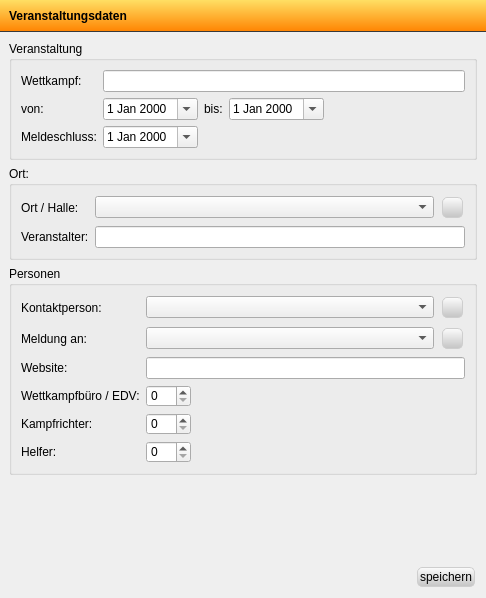
<?xml version="1.0" encoding="UTF-8"?>
<ui version="4.0">
 <class>Event_Dialog_Ui</class>
 <widget class="QDialog" name="Event_Dialog_Ui">
  <property name="geometry">
   <rect>
    <x>0</x>
    <y>0</y>
    <width>486</width>
    <height>598</height>
   </rect>
  </property>
  <property name="sizePolicy">
   <sizepolicy hsizetype="Preferred" vsizetype="Preferred">
    <horstretch>0</horstretch>
    <verstretch>0</verstretch>
   </sizepolicy>
  </property>
  <property name="windowTitle">
   <string>Turnfix - Veranstaltungsdaten</string>
  </property>
  <property name="windowIcon">
   <iconset resource="../../../../resources/TurnFix.qrc">
    <normaloff>:/appicons/icon.png</normaloff>:/appicons/icon.png</iconset>
  </property>
  <property name="styleSheet">
   <string notr="true">QToolBar {
        border: 0;
        font-weight: bold;
        border-right:1px solid rgba(57, 57, 57, 255);
        spacing:0;
}
QToolBar:left {
        width:90px;
        background-color: qlineargradient(spread:pad, x1:0, y1:0, x2:1, y2:0, stop:0 rgba(57, 57, 57, 255), stop:1 rgba(130, 130, 130, 255));
}

QToolButton {
        width:110px;
        border:0;
        padding:1px;
        border-right:1px solid rgba(57, 57, 57, 255);
        border-top:1px solid qlineargradient(spread:pad, x1:0, y1:0, x2:1, y2:0, stop:0 rgba(57, 57, 57, 255), stop:1 rgba(130, 130, 130, 255));
        border-bottom:1px solid qlineargradient(spread:pad, x1:0, y1:0, x2:1, y2:0, stop:0 rgba(57, 57, 57, 255), stop:1 rgba(130, 130, 130, 255));
        color:white;
        font-weight:bold;
        font-size:10px;
}

QToolButton:checked, QToolButton:selected {
    color:#000000;
    background-color: qlineargradient(spread:pad, x1:0, y1:0, x2:1, y2:0, stop:0 rgba(196, 196, 196, 255), stop:1 rgba(252, 252, 252, 255));
        border-top:1px solid rgba(57, 57, 57, 255);
        border-bottom:1px solid rgba(57, 57, 57, 255);
}

QToolButton:disabled {
	color:#cccccc;
}

QWidget#sidebar {
        background-color: qlineargradient(spread:pad, x1:0, y1:0, x2:1, y2:0, stop:0 rgba(57, 57, 57, 255), stop:1 rgba(130, 130, 130, 255));
        border-right:1px solid rgba(57, 57, 57, 255);
}

QWidget#headerWidget {
        background-color: qlineargradient(spread:pad, x1:0, y1:1, x2:0, y2:0, stop:0 rgba(255, 131, 0, 255), stop:1 rgba(255, 223, 100, 255));
                border-bottom:1px solid rgba(57, 57, 57, 255);
}

QWidget#toolBar {
        background-color: qlineargradient(spread:pad, x1:0, y1:1, x2:0, y2:0, stop:0 rgba(57, 57, 57, 255), stop:1 rgba(180, 180, 180, 255));
}

QPushButton {
        background-color: qlineargradient(spread:pad, x1:0, y1:1, x2:0, y2:0, stop:0 rgba(196, 196, 196, 255), stop:1 rgba(252, 252, 252, 255));
        border:1px solid rgb(206, 206, 206);
        border-radius:5px;
        padding:2px;
		margin:2px;
}

QPushButton:pressed, QPushButton:hover {
        border: 1px solid rgb(255, 170, 0);
        background-color: qlineargradient(spread:pad, x1:0, y1:1, x2:0, y2:0, stop:0 rgba(255, 131, 0, 255), stop:1 rgba(255, 223, 100, 255));
}</string>
  </property>
  <layout class="QGridLayout" name="gridLayout">
   <property name="margin">
    <number>0</number>
   </property>
   <property name="spacing">
    <number>0</number>
   </property>
   <item row="0" column="0" colspan="2">
    <widget class="QWidget" name="headerWidget" native="true">
     <layout class="QHBoxLayout" name="horizontalLayout">
      <item>
       <widget class="QLabel" name="label_15">
        <property name="font">
         <font>
          <weight>75</weight>
          <bold>true</bold>
         </font>
        </property>
        <property name="text">
         <string>Veranstaltungsdaten</string>
        </property>
       </widget>
      </item>
     </layout>
    </widget>
   </item>
   <item row="1" column="0" rowspan="2">
    <widget class="QWidget" name="sidebar" native="true">
     <layout class="QHBoxLayout" name="horizontalLayout_2">
      <property name="margin">
       <number>0</number>
      </property>
     </layout>
    </widget>
   </item>
   <item row="1" column="1">
    <widget class="QStackedWidget" name="stackedWidget">
     <property name="currentIndex">
      <number>0</number>
     </property>
     <widget class="QWidget" name="page_7">
      <layout class="QGridLayout" name="gridLayout_6">
       <item row="0" column="0">
        <widget class="QGroupBox" name="groupBox">
         <property name="sizePolicy">
          <sizepolicy hsizetype="Preferred" vsizetype="Fixed">
           <horstretch>0</horstretch>
           <verstretch>0</verstretch>
          </sizepolicy>
         </property>
         <property name="title">
          <string>Veranstaltung</string>
         </property>
         <layout class="QGridLayout" name="gridLayout_3">
          <item row="0" column="0">
           <widget class="QLabel" name="label">
            <property name="text">
             <string>Wettkampf:</string>
            </property>
           </widget>
          </item>
          <item row="1" column="0">
           <widget class="QLabel" name="label_2">
            <property name="text">
             <string>von:</string>
            </property>
           </widget>
          </item>
          <item row="2" column="0">
           <widget class="QLabel" name="label_4">
            <property name="text">
             <string>Meldeschluss:</string>
            </property>
           </widget>
          </item>
          <item row="0" column="1" colspan="4">
           <widget class="QLineEdit" name="txt_event"/>
          </item>
          <item row="1" column="1">
           <widget class="QDateEdit" name="dae_from">
            <property name="calendarPopup">
             <bool>true</bool>
            </property>
           </widget>
          </item>
          <item row="2" column="1">
           <widget class="QDateEdit" name="dae_ms">
            <property name="calendarPopup">
             <bool>true</bool>
            </property>
           </widget>
          </item>
          <item row="1" column="2">
           <widget class="QLabel" name="label_3">
            <property name="text">
             <string>bis:</string>
            </property>
           </widget>
          </item>
          <item row="1" column="3">
           <widget class="QDateEdit" name="dae_to">
            <property name="calendarPopup">
             <bool>true</bool>
            </property>
           </widget>
          </item>
          <item row="1" column="4">
           <spacer name="horizontalSpacer">
            <property name="orientation">
             <enum>Qt::Horizontal</enum>
            </property>
            <property name="sizeHint" stdset="0">
             <size>
              <width>40</width>
              <height>20</height>
             </size>
            </property>
           </spacer>
          </item>
         </layout>
        </widget>
       </item>
       <item row="1" column="0">
        <widget class="QGroupBox" name="groupBox_2">
         <property name="sizePolicy">
          <sizepolicy hsizetype="Preferred" vsizetype="Fixed">
           <horstretch>0</horstretch>
           <verstretch>0</verstretch>
          </sizepolicy>
         </property>
         <property name="title">
          <string>Ort:</string>
         </property>
         <layout class="QGridLayout" name="gridLayout_4">
          <item row="0" column="0">
           <widget class="QLabel" name="label_6">
            <property name="text">
             <string>Ort / Halle:</string>
            </property>
           </widget>
          </item>
          <item row="1" column="0">
           <widget class="QLabel" name="label_9">
            <property name="text">
             <string>Veranstalter:</string>
            </property>
           </widget>
          </item>
          <item row="1" column="1" colspan="2">
           <widget class="QLineEdit" name="txt_orga"/>
          </item>
          <item row="0" column="2">
           <widget class="QPushButton" name="but_addort">
            <property name="sizePolicy">
             <sizepolicy hsizetype="Fixed" vsizetype="Fixed">
              <horstretch>0</horstretch>
              <verstretch>0</verstretch>
             </sizepolicy>
            </property>
            <property name="minimumSize">
             <size>
              <width>25</width>
              <height>25</height>
             </size>
            </property>
            <property name="maximumSize">
             <size>
              <width>25</width>
              <height>25</height>
             </size>
            </property>
            <property name="text">
             <string/>
            </property>
            <property name="icon">
             <iconset resource="../../../../resources/TurnFix.qrc">
              <normaloff>:/appicons/plus.png</normaloff>:/appicons/plus.png</iconset>
            </property>
            <property name="iconSize">
             <size>
              <width>15</width>
              <height>15</height>
             </size>
            </property>
           </widget>
          </item>
          <item row="0" column="1">
           <widget class="QComboBox" name="cmb_locations">
            <property name="sizePolicy">
             <sizepolicy hsizetype="Expanding" vsizetype="Fixed">
              <horstretch>0</horstretch>
              <verstretch>0</verstretch>
             </sizepolicy>
            </property>
           </widget>
          </item>
         </layout>
        </widget>
       </item>
       <item row="2" column="0">
        <widget class="QGroupBox" name="groupBox_3">
         <property name="sizePolicy">
          <sizepolicy hsizetype="Preferred" vsizetype="Fixed">
           <horstretch>0</horstretch>
           <verstretch>0</verstretch>
          </sizepolicy>
         </property>
         <property name="title">
          <string>Personen</string>
         </property>
         <layout class="QGridLayout" name="gridLayout_5">
          <item row="3" column="0">
           <widget class="QLabel" name="label_11">
            <property name="text">
             <string>Wettkampfbüro / EDV:</string>
            </property>
           </widget>
          </item>
          <item row="4" column="0">
           <widget class="QLabel" name="label_12">
            <property name="sizePolicy">
             <sizepolicy hsizetype="Fixed" vsizetype="Preferred">
              <horstretch>0</horstretch>
              <verstretch>0</verstretch>
             </sizepolicy>
            </property>
            <property name="text">
             <string>Kampfrichter:</string>
            </property>
           </widget>
          </item>
          <item row="5" column="0">
           <widget class="QLabel" name="label_13">
            <property name="text">
             <string>Helfer:</string>
            </property>
           </widget>
          </item>
          <item row="3" column="1">
           <widget class="QSpinBox" name="sbx_edv">
            <property name="sizePolicy">
             <sizepolicy hsizetype="Fixed" vsizetype="Fixed">
              <horstretch>0</horstretch>
              <verstretch>0</verstretch>
             </sizepolicy>
            </property>
            <property name="minimumSize">
             <size>
              <width>45</width>
              <height>0</height>
             </size>
            </property>
            <property name="maximumSize">
             <size>
              <width>45</width>
              <height>16777215</height>
             </size>
            </property>
           </widget>
          </item>
          <item row="4" column="1">
           <widget class="QSpinBox" name="sbx_ref">
            <property name="sizePolicy">
             <sizepolicy hsizetype="Fixed" vsizetype="Fixed">
              <horstretch>0</horstretch>
              <verstretch>0</verstretch>
             </sizepolicy>
            </property>
            <property name="minimumSize">
             <size>
              <width>45</width>
              <height>0</height>
             </size>
            </property>
            <property name="maximumSize">
             <size>
              <width>45</width>
              <height>16777215</height>
             </size>
            </property>
           </widget>
          </item>
          <item row="5" column="1">
           <widget class="QSpinBox" name="sbx_volu">
            <property name="sizePolicy">
             <sizepolicy hsizetype="Fixed" vsizetype="Fixed">
              <horstretch>0</horstretch>
              <verstretch>0</verstretch>
             </sizepolicy>
            </property>
            <property name="minimumSize">
             <size>
              <width>45</width>
              <height>0</height>
             </size>
            </property>
            <property name="maximumSize">
             <size>
              <width>45</width>
              <height>16777215</height>
             </size>
            </property>
           </widget>
          </item>
          <item row="3" column="2" colspan="2">
           <spacer name="horizontalSpacer_2">
            <property name="orientation">
             <enum>Qt::Horizontal</enum>
            </property>
            <property name="sizeHint" stdset="0">
             <size>
              <width>40</width>
              <height>20</height>
             </size>
            </property>
           </spacer>
          </item>
          <item row="0" column="0">
           <widget class="QLabel" name="label_5">
            <property name="sizePolicy">
             <sizepolicy hsizetype="Fixed" vsizetype="Preferred">
              <horstretch>0</horstretch>
              <verstretch>0</verstretch>
             </sizepolicy>
            </property>
            <property name="text">
             <string>Kontaktperson:</string>
            </property>
           </widget>
          </item>
          <item row="1" column="0">
           <widget class="QLabel" name="label_7">
            <property name="text">
             <string>Meldung an:</string>
            </property>
           </widget>
          </item>
          <item row="0" column="1" colspan="2">
           <widget class="QComboBox" name="cmb_persons1"/>
          </item>
          <item row="1" column="1" colspan="2">
           <widget class="QComboBox" name="cmb_persons2"/>
          </item>
          <item row="0" column="3">
           <widget class="QPushButton" name="but_addp">
            <property name="sizePolicy">
             <sizepolicy hsizetype="Fixed" vsizetype="Fixed">
              <horstretch>0</horstretch>
              <verstretch>0</verstretch>
             </sizepolicy>
            </property>
            <property name="minimumSize">
             <size>
              <width>25</width>
              <height>25</height>
             </size>
            </property>
            <property name="maximumSize">
             <size>
              <width>25</width>
              <height>25</height>
             </size>
            </property>
            <property name="text">
             <string/>
            </property>
            <property name="icon">
             <iconset resource="../../../../resources/TurnFix.qrc">
              <normaloff>:/appicons/plus.png</normaloff>:/appicons/plus.png</iconset>
            </property>
            <property name="iconSize">
             <size>
              <width>15</width>
              <height>15</height>
             </size>
            </property>
           </widget>
          </item>
          <item row="1" column="3">
           <widget class="QPushButton" name="but_addp2">
            <property name="sizePolicy">
             <sizepolicy hsizetype="Fixed" vsizetype="Fixed">
              <horstretch>0</horstretch>
              <verstretch>0</verstretch>
             </sizepolicy>
            </property>
            <property name="minimumSize">
             <size>
              <width>25</width>
              <height>25</height>
             </size>
            </property>
            <property name="maximumSize">
             <size>
              <width>25</width>
              <height>25</height>
             </size>
            </property>
            <property name="text">
             <string/>
            </property>
            <property name="icon">
             <iconset resource="../../../../resources/TurnFix.qrc">
              <normaloff>:/appicons/plus.png</normaloff>:/appicons/plus.png</iconset>
            </property>
            <property name="iconSize">
             <size>
              <width>15</width>
              <height>15</height>
             </size>
            </property>
           </widget>
          </item>
          <item row="2" column="0">
           <widget class="QLabel" name="label_8">
            <property name="sizePolicy">
             <sizepolicy hsizetype="Fixed" vsizetype="Preferred">
              <horstretch>0</horstretch>
              <verstretch>0</verstretch>
             </sizepolicy>
            </property>
            <property name="text">
             <string>Website:</string>
            </property>
           </widget>
          </item>
          <item row="2" column="1" colspan="3">
           <widget class="QLineEdit" name="txt_web"/>
          </item>
         </layout>
        </widget>
       </item>
       <item row="3" column="0">
        <spacer name="verticalSpacer_3">
         <property name="orientation">
          <enum>Qt::Vertical</enum>
         </property>
         <property name="sizeHint" stdset="0">
          <size>
           <width>20</width>
           <height>30</height>
          </size>
         </property>
        </spacer>
       </item>
      </layout>
     </widget>
     <widget class="QWidget" name="page_8">
      <layout class="QGridLayout" name="gridLayout_7">
       <item row="0" column="0">
        <widget class="QToolBox" name="txt_refs">
         <property name="sizePolicy">
          <sizepolicy hsizetype="Preferred" vsizetype="Expanding">
           <horstretch>0</horstretch>
           <verstretch>0</verstretch>
          </sizepolicy>
         </property>
         <property name="currentIndex">
          <number>0</number>
         </property>
         <widget class="QWidget" name="page">
          <property name="geometry">
           <rect>
            <x>0</x>
            <y>0</y>
            <width>462</width>
            <height>294</height>
           </rect>
          </property>
          <attribute name="label">
           <string>Meldung / Meldegeld</string>
          </attribute>
          <layout class="QGridLayout" name="gridLayout_14">
           <property name="leftMargin">
            <number>0</number>
           </property>
           <property name="topMargin">
            <number>5</number>
           </property>
           <property name="rightMargin">
            <number>0</number>
           </property>
           <property name="bottomMargin">
            <number>5</number>
           </property>
           <item row="0" column="0">
            <widget class="QLabel" name="label_27">
             <property name="text">
              <string>Meldegeld</string>
             </property>
            </widget>
           </item>
           <item row="2" column="0" colspan="3">
            <widget class="QCheckBox" name="chk_nostart">
             <property name="text">
              <string>Meldegeld auch bei Nichtantritt fällig</string>
             </property>
            </widget>
           </item>
           <item row="3" column="0" colspan="3">
            <widget class="QCheckBox" name="chk_rereg">
             <property name="text">
              <string>Ummeldungen sind nach Meldeschluss möglich</string>
             </property>
            </widget>
           </item>
           <item row="4" column="0" colspan="3">
            <widget class="QCheckBox" name="chk_postreg">
             <property name="text">
              <string>Nachmeldungen sind möglich</string>
             </property>
            </widget>
           </item>
           <item row="5" column="0">
            <widget class="QLabel" name="label_28">
             <property name="text">
              <string>zusätzliche Nachmeldegebühr</string>
             </property>
            </widget>
           </item>
           <item row="6" column="0">
            <widget class="QLabel" name="label_29">
             <property name="text">
              <string>Zusatztext &quot;Meldung an&quot;</string>
             </property>
             <property name="alignment">
              <set>Qt::AlignLeading|Qt::AlignLeft|Qt::AlignTop</set>
             </property>
            </widget>
           </item>
           <item row="0" column="1">
            <widget class="QDoubleSpinBox" name="dsb_money">
             <property name="sizePolicy">
              <sizepolicy hsizetype="Fixed" vsizetype="Fixed">
               <horstretch>0</horstretch>
               <verstretch>0</verstretch>
              </sizepolicy>
             </property>
             <property name="minimumSize">
              <size>
               <width>60</width>
               <height>0</height>
              </size>
             </property>
             <property name="maximumSize">
              <size>
               <width>60</width>
               <height>16777215</height>
              </size>
             </property>
            </widget>
           </item>
           <item row="5" column="1">
            <widget class="QDoubleSpinBox" name="dsb_postmoney">
             <property name="sizePolicy">
              <sizepolicy hsizetype="Fixed" vsizetype="Fixed">
               <horstretch>0</horstretch>
               <verstretch>0</verstretch>
              </sizepolicy>
             </property>
             <property name="minimumSize">
              <size>
               <width>60</width>
               <height>0</height>
              </size>
             </property>
             <property name="maximumSize">
              <size>
               <width>60</width>
               <height>16777215</height>
              </size>
             </property>
            </widget>
           </item>
           <item row="6" column="1" colspan="2">
            <widget class="QTextEdit" name="txt_regtext"/>
           </item>
           <item row="8" column="0">
            <widget class="QLabel" name="label_10">
             <property name="text">
              <string>Meldegeldkonto:</string>
             </property>
            </widget>
           </item>
           <item row="8" column="1">
            <widget class="QComboBox" name="cmb_account">
             <property name="sizePolicy">
              <sizepolicy hsizetype="Expanding" vsizetype="Fixed">
               <horstretch>0</horstretch>
               <verstretch>0</verstretch>
              </sizepolicy>
             </property>
            </widget>
           </item>
           <item row="8" column="2">
            <widget class="QPushButton" name="but_addacc">
             <property name="sizePolicy">
              <sizepolicy hsizetype="Fixed" vsizetype="Fixed">
               <horstretch>0</horstretch>
               <verstretch>0</verstretch>
              </sizepolicy>
             </property>
             <property name="minimumSize">
              <size>
               <width>25</width>
               <height>25</height>
              </size>
             </property>
             <property name="maximumSize">
              <size>
               <width>25</width>
               <height>25</height>
              </size>
             </property>
             <property name="text">
              <string/>
             </property>
             <property name="icon">
              <iconset resource="../../../../resources/TurnFix.qrc">
               <normaloff>:/appicons/plus.png</normaloff>:/appicons/plus.png</iconset>
             </property>
             <property name="iconSize">
              <size>
               <width>15</width>
               <height>15</height>
              </size>
             </property>
            </widget>
           </item>
           <item row="9" column="0">
            <widget class="QLabel" name="label_14">
             <property name="text">
              <string>Verwendungszweck:</string>
             </property>
            </widget>
           </item>
           <item row="9" column="1" colspan="2">
            <widget class="QLineEdit" name="txt_zweck"/>
           </item>
          </layout>
         </widget>
         <widget class="QWidget" name="page_6">
          <property name="geometry">
           <rect>
            <x>0</x>
            <y>0</y>
            <width>98</width>
            <height>95</height>
           </rect>
          </property>
          <attribute name="label">
           <string>Startberechtigungsnachweis</string>
          </attribute>
          <layout class="QGridLayout" name="gridLayout_15">
           <property name="leftMargin">
            <number>5</number>
           </property>
           <property name="rightMargin">
            <number>0</number>
           </property>
           <property name="bottomMargin">
            <number>5</number>
           </property>
           <item row="0" column="0">
            <widget class="QTextEdit" name="txt_startproof"/>
           </item>
          </layout>
         </widget>
         <widget class="QWidget" name="page_2">
          <property name="geometry">
           <rect>
            <x>0</x>
            <y>0</y>
            <width>98</width>
            <height>88</height>
           </rect>
          </property>
          <attribute name="label">
           <string>Teilnahmebedingungen</string>
          </attribute>
          <layout class="QGridLayout" name="gridLayout_10">
           <property name="leftMargin">
            <number>0</number>
           </property>
           <property name="topMargin">
            <number>5</number>
           </property>
           <property name="rightMargin">
            <number>0</number>
           </property>
           <property name="bottomMargin">
            <number>5</number>
           </property>
           <item row="0" column="0">
            <widget class="QTextEdit" name="txt_requirements"/>
           </item>
          </layout>
         </widget>
         <widget class="QWidget" name="page_3">
          <property name="geometry">
           <rect>
            <x>0</x>
            <y>0</y>
            <width>98</width>
            <height>88</height>
           </rect>
          </property>
          <attribute name="label">
           <string>Siegerauszeichnung</string>
          </attribute>
          <layout class="QGridLayout" name="gridLayout_11">
           <property name="leftMargin">
            <number>0</number>
           </property>
           <property name="topMargin">
            <number>5</number>
           </property>
           <property name="rightMargin">
            <number>0</number>
           </property>
           <property name="bottomMargin">
            <number>5</number>
           </property>
           <item row="0" column="0">
            <widget class="QTextEdit" name="txt_certificate"/>
           </item>
          </layout>
         </widget>
         <widget class="QWidget" name="page_4">
          <property name="geometry">
           <rect>
            <x>0</x>
            <y>0</y>
            <width>98</width>
            <height>88</height>
           </rect>
          </property>
          <attribute name="label">
           <string>Kampfrichter/innen</string>
          </attribute>
          <layout class="QGridLayout" name="gridLayout_12">
           <property name="leftMargin">
            <number>0</number>
           </property>
           <property name="topMargin">
            <number>5</number>
           </property>
           <property name="rightMargin">
            <number>0</number>
           </property>
           <property name="bottomMargin">
            <number>5</number>
           </property>
           <item row="0" column="0">
            <widget class="QTextEdit" name="txt_ref"/>
           </item>
          </layout>
         </widget>
         <widget class="QWidget" name="page_5">
          <property name="geometry">
           <rect>
            <x>0</x>
            <y>0</y>
            <width>98</width>
            <height>88</height>
           </rect>
          </property>
          <attribute name="label">
           <string>sonstige Hinweise</string>
          </attribute>
          <layout class="QGridLayout" name="gridLayout_13">
           <property name="leftMargin">
            <number>0</number>
           </property>
           <property name="topMargin">
            <number>5</number>
           </property>
           <property name="rightMargin">
            <number>0</number>
           </property>
           <property name="bottomMargin">
            <number>5</number>
           </property>
           <item row="0" column="0">
            <widget class="QTextEdit" name="txt_misc"/>
           </item>
          </layout>
         </widget>
        </widget>
       </item>
      </layout>
     </widget>
     <widget class="QWidget" name="page_9">
      <layout class="QGridLayout" name="gridLayout_8">
       <item row="0" column="0">
        <widget class="QGroupBox" name="gbx_round">
         <property name="title">
          <string>Rundenwettkampf</string>
         </property>
         <property name="checkable">
          <bool>true</bool>
         </property>
         <property name="checked">
          <bool>false</bool>
         </property>
         <layout class="QGridLayout" name="gridLayout_18">
          <item row="0" column="0">
           <widget class="QLabel" name="label_35">
            <property name="text">
             <string>Runde:</string>
            </property>
           </widget>
          </item>
          <item row="1" column="0">
           <widget class="QLabel" name="label_36">
            <property name="text">
             <string>Hauptwettkampf:</string>
            </property>
           </widget>
          </item>
          <item row="0" column="1">
           <widget class="QSpinBox" name="sbx_round">
            <property name="sizePolicy">
             <sizepolicy hsizetype="Fixed" vsizetype="Fixed">
              <horstretch>0</horstretch>
              <verstretch>0</verstretch>
             </sizepolicy>
            </property>
            <property name="minimumSize">
             <size>
              <width>50</width>
              <height>0</height>
             </size>
            </property>
            <property name="maximumSize">
             <size>
              <width>50</width>
              <height>16777215</height>
             </size>
            </property>
            <property name="minimum">
             <number>1</number>
            </property>
           </widget>
          </item>
          <item row="1" column="1">
           <widget class="QComboBox" name="cmb_mainround">
            <property name="sizePolicy">
             <sizepolicy hsizetype="Expanding" vsizetype="Fixed">
              <horstretch>0</horstretch>
              <verstretch>0</verstretch>
             </sizepolicy>
            </property>
           </widget>
          </item>
         </layout>
        </widget>
       </item>
       <item row="1" column="0">
        <widget class="QLabel" name="label_37">
         <property name="text">
          <string>Hauptwettkampf muss Runde 1 sein!</string>
         </property>
        </widget>
       </item>
       <item row="3" column="0">
        <spacer name="verticalSpacer">
         <property name="orientation">
          <enum>Qt::Vertical</enum>
         </property>
         <property name="sizeHint" stdset="0">
          <size>
           <width>20</width>
           <height>359</height>
          </size>
         </property>
        </spacer>
       </item>
       <item row="2" column="0">
        <widget class="QLabel" name="label_16">
         <property name="text">
          <string>Rundenwettkämpfe sind nur für Mannschaftswettkämpfe möglich.</string>
         </property>
        </widget>
       </item>
      </layout>
     </widget>
    </widget>
   </item>
   <item row="2" column="1">
    <widget class="QWidget" name="widget_3" native="true">
     <layout class="QHBoxLayout" name="horizontalLayout_3">
      <property name="topMargin">
       <number>0</number>
      </property>
      <item>
       <spacer name="horizontalSpacer_3">
        <property name="orientation">
         <enum>Qt::Horizontal</enum>
        </property>
        <property name="sizeHint" stdset="0">
         <size>
          <width>40</width>
          <height>20</height>
         </size>
        </property>
       </spacer>
      </item>
      <item>
       <widget class="QPushButton" name="but_save">
        <property name="sizePolicy">
         <sizepolicy hsizetype="Fixed" vsizetype="Fixed">
          <horstretch>0</horstretch>
          <verstretch>0</verstretch>
         </sizepolicy>
        </property>
        <property name="layoutDirection">
         <enum>Qt::RightToLeft</enum>
        </property>
        <property name="text">
         <string>speichern</string>
        </property>
       </widget>
      </item>
     </layout>
    </widget>
   </item>
  </layout>
  <action name="act_event">
   <property name="checkable">
    <bool>true</bool>
   </property>
   <property name="icon">
    <iconset resource="../../../../resources/TurnFix.qrc">
     <normaloff>:/appicons/misc.png</normaloff>:/appicons/misc.png</iconset>
   </property>
   <property name="text">
    <string>Allgemein</string>
   </property>
  </action>
  <action name="act_aus">
   <property name="checkable">
    <bool>true</bool>
   </property>
   <property name="icon">
    <iconset resource="../../../../resources/TurnFix.qrc">
     <normaloff>:/appicons/layout.png</normaloff>:/appicons/layout.png</iconset>
   </property>
   <property name="text">
    <string>Ausschreibung</string>
   </property>
  </action>
  <action name="act_round">
   <property name="checkable">
    <bool>true</bool>
   </property>
   <property name="icon">
    <iconset resource="../../../../resources/TurnFix.qrc">
     <normaloff>:/appicons/round.png</normaloff>:/appicons/round.png</iconset>
   </property>
   <property name="text">
    <string>Rundenwettkampf</string>
   </property>
  </action>
 </widget>
 <resources>
  <include location="../../../../resources/TurnFix.qrc"/>
 </resources>
 <connections/>
</ui>
